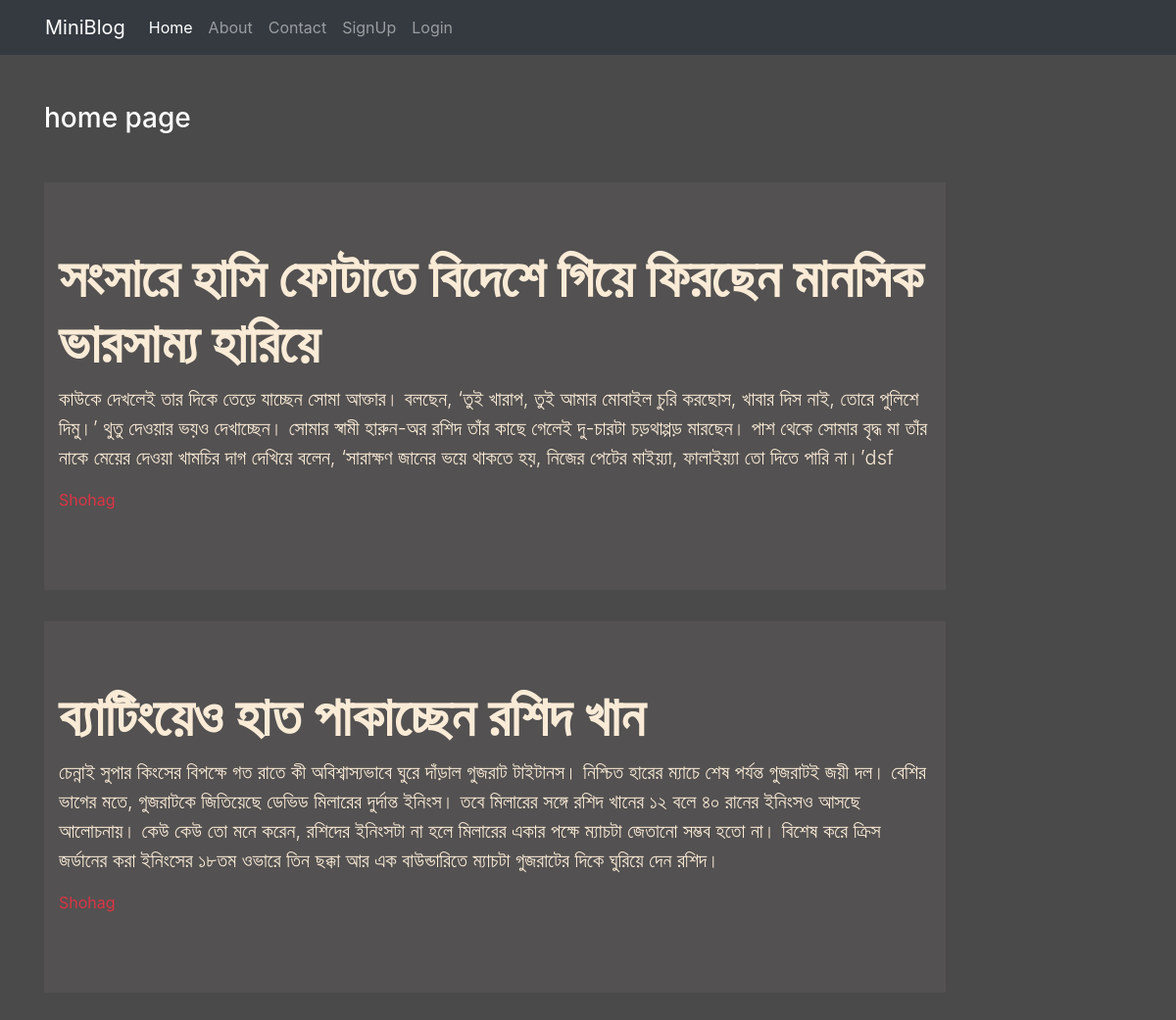
The page / on the database its author committed.
### blog/models.py (models this page shows)
class Post(models.Model):
    uname = models.CharField(max_length=130, default='admin')
    title = models.CharField(max_length=150)
    desc = models.TextField()

### blog/views.py (the view)
# urls.py: 2. Add a URL to urlpatterns:  path('', views.home, name='home')
def home(request):
    posts = Post.objects.all()
    return render(request, 'blog/home.html', {'posts': posts})

### blog/templates/blog/home.html
{% extends 'blog/base.html' %}
{% load static %}
{% block content %}
    <div class="col-sm-10">
        <h3 class="text-white my-5">home page </h3>
        {% for post in posts %}
        <div class="jumbotron jumbotron-fluid jumbo-color">
            <div class="container">
              <h1 class="display-4 font-weight-bold">{{post.title}}</h1>
              <p class="lead">{{post.desc}}</p>
              <p class="text-danger">{{post.uname}}</p>
            </div>
        </div>
        {% endfor %}
    </div>
{% endblock content %}

### blog/templates/blog/base.html (shortened to what this page needs)
<!DOCTYPE html>
{% load static %}
<html lang="en">
<head>
    <link rel="stylesheet" href="{% static 'blog/css/bootstrap.css' %}">
    <link rel="stylesheet" href="{% static 'blog/css/style.css' %}">
</head>
<body>
    <div class="container-fluid bg-dark">
        {% include 'blog/navbar.html' %}
    </div>
    <div class="container">
        <div class="row">
            {% block content %}
            {% endblock content %}
        </div>
    </div>
</body>
</html>

### blog/templates/blog/navbar.html (shortened to what this page needs)
<nav class="navbar navbar-expand-sm navbar-dark bg-dark">
    <div class="container-fluid">
      <a class="navbar-brand" href="#">MiniBlog</a>
      <div class="collapse navbar-collapse" id="navbarNav">
        <ul class="navbar-nav">
          <li class="nav-item">
            <a class="nav-link active" aria-current="page" href="/">Home</a>
          </li>
          <li class="nav-item">
            <a class="nav-link" href="{% url 'about' %}">About</a>
          </li>
          <li class="nav-item">
            <a class="nav-link" href="{% url 'contact' %}">Contact</a>
          </li>
          {% if request.user.is_authenticated %}
          <li class="nav-item">
            <a class="nav-link" href="{% url 'dashboard' %}">Dashboard</a>
          </li>
          <li class="nav-item">
            <a class="nav-link" href="{% url 'logout' %}">Logout</a>
          </li>
          {% else %}
          <li class="nav-item">
            <a class="nav-link" href="{% url 'signup' %}">SignUp</a>
          </li>
          <li class="nav-item">
            <a class="nav-link" href="{% url 'login' %}">Login</a>
          </li>
          {% endif %}
        </ul>
      </div>
    </div>
  </nav>

### blog/static/blog/css/style.css (style rules this page uses)
body { background-color: rgb(75,74,74); color: antiquewhite; }
.jumbo-color { background-color: rgb(83, 81, 81); }

### rows shown on the page
Post: title "সংসারে হাসি ফোটাতে বিদেশে গিয়ে ফিরছেন মানসিক ভারসাম্য হারিয়ে", desc "কাউকে দেখলেই তার দিকে তেড়ে যাচ্ছেন সোমা আক্তার। বলছেন, ‘তুই খারাপ, তুই আমার মোবাইল চুরি করছোস, খাবার দিস নাই, তোরে পুলিশে দিমু।’ থুতু দেওয়ার ভয়ও দেখাচ্ছেন। সোমার স্বামী হারুন-অর রশিদ তাঁর কাছে গেলেই দু-চারটা চড়থাপ্পড় মারছেন। পাশ থেকে সোমার বৃদ্ধ মা তাঁর নাকে মেয়ের দেওয়া খামচির দাগ দেখিয়ে বলেন, ‘সারাক্ষণ জানের ভয়ে থাকতে হয়, নিজের পেটের মাইয়্যা, ফালাইয়্যা তো দিতে পারি না।’dsf", uname "Shohag"
Post: title "ব্যাটিংয়েও হাত পাকাচ্ছেন রশিদ খান", desc "চেন্নাই সুপার কিংসের বিপক্ষে গত রাতে কী অবিশ্বাস্যভাবে ঘুরে দাঁড়াল গুজরাট টাইটানস। নিশ্চিত হারের ম্যাচে শেষ পর্যন্ত গুজরাটই জয়ী দল। বেশির ভাগের মতে, গুজরাটকে জিতিয়েছে ডেভিড মিলারের দুর্দান্ত ইনিংস। তবে মিলারের সঙ্গে রশিদ খানের ১২ বলে ৪০ রানের ইনিংসও আসছে আলোচনায়। কেউ কেউ তো মনে করেন, রশিদের ইনিংসটা না হলে মিলারের একার পক্ষে ম্যাচটা জেতানো সম্ভব হতো না। বিশেষ করে ক্রিস জর্ডানের করা ইনিংসের ১৮তম ওভারে তিন ছক্কা আর এক বাউন্ডারিতে ম্যাচটা গুজরাটের দিকে ঘুরিয়ে দেন রশিদ।", uname "Shohag"
